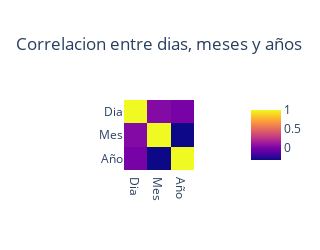

Write notebook code for a chart like this one.
### Code cell
Cor = df.iloc[:, [12,13,14]].corr()
px.imshow(Cor,  width = 250, height = 250, 
          title = "Correlacion entre dias, meses y años")

### Figure 1 — Plotly figure (JSON) as saved in the notebook; plotly's stock layout.template omitted (floating-point values rounded to 4 significant figures)
{"data": [{"coloraxis": "coloraxis", "hovertemplate": "x: %{x}<br>y: %{y}<br>color: %{z}<extra></extra>", "name": "0", "type": "heatmap", "x": ["Dia", "Mes", "Año"], "xaxis": "x", "y": ["Dia", "Mes", "Año"], "yaxis": "y", "z": [[1, 0.01942, -0.02437], [0.01942, 1, -0.3383], [-0.02437, -0.3383, 1]]}], "layout": {"coloraxis": {"colorscale": [[0, "#0d0887"], [0.1111, "#46039f"], [0.2222, "#7201a8"], [0.3333, "#9c179e"], [0.4444, "#bd3786"], [0.5556, "#d8576b"], [0.6667, "#ed7953"], [0.7778, "#fb9f3a"], [0.8889, "#fdca26"], [1, "#f0f921"]]}, "height": 250, "title": {"text": "Correlacion entre dias, meses y años"}, "width": 250, "xaxis": {"anchor": "y", "constrain": "domain", "domain": [0, 1], "scaleanchor": "y"}, "yaxis": {"anchor": "x", "autorange": "reversed", "constrain": "domain", "domain": [0, 1]}}}
